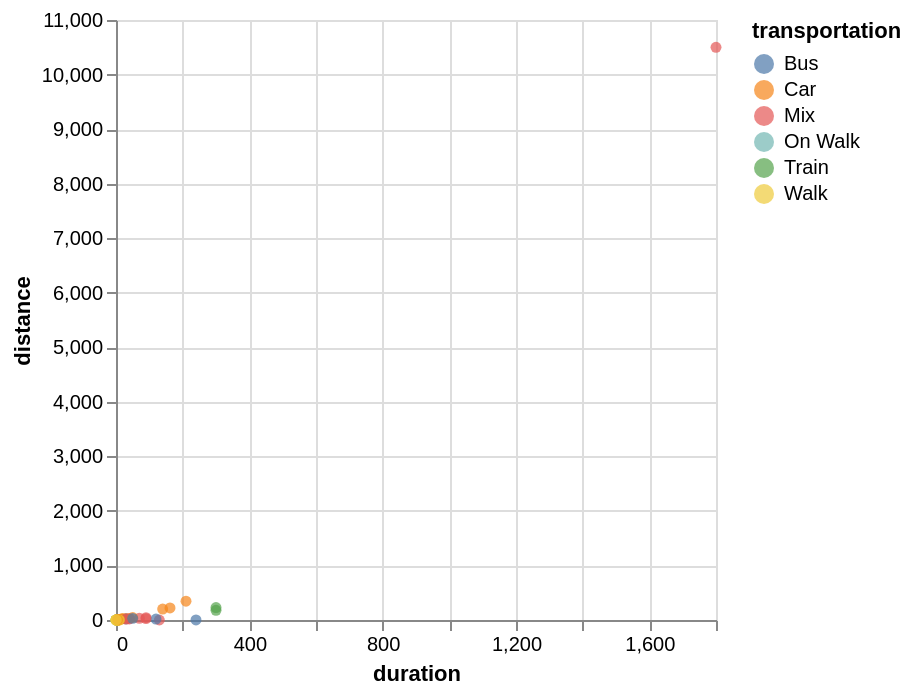

Notebook cell for this chart:
### Markdown cell above
🚀 Exercise: create a scatterplot to correlate distance and duration with Altair. Use color to encode the means of transportation!

### Code cell
chart = alt.Chart(df).mark_circle().encode(
    x="duration",
    y="distance",
    color="transportation:N"
)
chart

### Figure 1 — Vega-Lite specification as saved in the notebook (floating-point values rounded to 4 significant figures)
{"config": {"view": {"continuousWidth": 300, "continuousHeight": 300}}, "data": {"name": "data-f38aaf938d19dd21e0a8a4f8943970e0"}, "mark": {"type": "circle"}, "encoding": {"color": {"field": "transportation", "type": "nominal"}, "x": {"field": "duration", "type": "quantitative"}, "y": {"field": "distance", "type": "quantitative"}}, "$schema": "https://vega.github.io/schema/vega-lite/v6.4.1.json", "datasets": {"data-f38aaf938d19dd21e0a8a4f8943970e0": [{"age": 20, "distance": 11.0, "transportation": "Car", "duration": 11.0, "creative skills": "4", "languages": "German; English; Romanian; Italian", "hobbies": "Drawing", "distance_cat": "medium", "Creativity": "good", "speed": 60.0}, {"age": 21, "distance": 200.0, "transportation": "Car", "duration": 140.0, "creative skills": "3", "languages": "German; English; Polish", "hobbies": "work out", "distance_cat": "far far away", "Creativity": "medium", "speed": 85.71}, {"age": 23, "distance": 30.0, "transportation": "Mix", "duration": 40.0, "creative skills": "4", "languages": "German; English; vietnamese", "hobbies": "crochet; gaming; sewing; reading; doom scrolling", "distance_cat": "far", "Creativity": "good", "speed": 45.0}, {"age": 19, "distance": 178.0, "transportation": "Train", "duration": 300.0, "creative skills": "4", "languages": "Deutsch; Englisch; Spanisch", "hobbies": "Geschichte lernen", "distance_cat": "far far away", "Creativity": "good", "speed": 35.6}, {"age": 19, "distance": 0.0, "transportation": "Mix", "duration": 130.0, "creative skills": "4", "languages": "German; Italian; English", "hobbies": "listening to music", "distance_cat": "near", "Creativity": "good", "speed": 0.0}, {"age": 20, "distance": 0.3, "transportation": "Walk", "duration": 1.0, "creative skills": "4", "languages": "German;English", "hobbies": "video games", "distance_cat": "near", "Creativity": "good", "speed": 18.0}, {"age": 18, "distance": 30.0, "transportation": "Car", "duration": 30.0, "creative skills": "4", "languages": "Deutsch; Englisch", "hobbies": "Lesen", "distance_cat": "far", "Creativity": "good", "speed": 60.0}, {"age": 19, "distance": 10500.0, "transportation": "Mix", "duration": 1800.0, "creative skills": "2", "languages": "Spanish; German; English", "hobbies": "sleeping; watching series", "distance_cat": "far far away", "Creativity": "some", "speed": 350.0}, {"age": 20, "distance": 0.55, "transportation": "Mix", "duration": 7.0, "creative skills": "4", "languages": "German; English; Programming Languages", "hobbies": "Dancing", "distance_cat": "near", "Creativity": "good", "speed": 4.714}, {"age": 20, "distance": 345.0, "transportation": "Car", "duration": 210.0, "creative skills": "2", "languages": "German; English", "hobbies": "Dancing", "distance_cat": "far far away", "Creativity": "some", "speed": 98.57}, {"age": 33, "distance": 221.0, "transportation": "Car", "duration": 162.0, "creative skills": "4", "languages": "German; English; Japanese", "hobbies": "Beeing Creative!", "distance_cat": "far far away", "Creativity": "good", "speed": 81.85}, {"age": 21, "distance": 0.0, "transportation": "Walk", "duration": 0.0, "creative skills": "4", "languages": "English; German; Romanian; Klingon", "hobbies": "Spaceships", "distance_cat": "near", "Creativity": "good", "speed": null}, {"age": 20, "distance": 1.0, "transportation": "Walk", "duration": 10.0, "creative skills": "4", "languages": "German;English", "hobbies": "cooking", "distance_cat": "near", "Creativity": "good", "speed": 6.0}, {"age": 21, "distance": 1.0, "transportation": "Walk", "duration": 5.0, "creative skills": "4", "languages": "latin; English; German", "hobbies": "uni work", "distance_cat": "near", "Creativity": "good", "speed": 12.0}, {"age": 23, "distance": 0.0, "transportation": "Walk", "duration": 2.0, "creative skills": "4", "languages": "English, Polish, Spanish", "hobbies": "swimming ", "distance_cat": "near", "Creativity": "good", "speed": 0.0}, {"age": 22, "distance": 0.2, "transportation": "Walk", "duration": 5.0, "creative skills": "2", "languages": "Arabic, English", "hobbies": "Playing volleyball ", "distance_cat": "near", "Creativity": "some", "speed": 2.4}, {"age": 20, "distance": 1.0, "transportation": "Walk", "duration": 3.0, "creative skills": "1", "languages": "German, English", "hobbies": "Reading ", "distance_cat": "near", "Creativity": "not really", "speed": 20.0}, {"age": 19, "distance": 0.0, "transportation": "Walk", "duration": 2.0, "creative skills": "3", "languages": "Russian, Uzbek, German, Turkish, English", "hobbies": "Sleeping", "distance_cat": "near", "Creativity": "medium", "speed": 0.0}, {"age": 21, "distance": 0.0, "transportation": "Walk", "duration": 1.0, "creative skills": "5", "languages": "English, Farzi, Russian", "hobbies": "Swimming ", "distance_cat": "near", "Creativity": "very good", "speed": 0.0}, {"age": 20, "distance": 25.0, "transportation": "Car", "duration": 18.0, "creative skills": "3", "languages": "English, German, Hungarian", "hobbies": "Video games", "distance_cat": "far", "Creativity": "medium", "speed": 83.33}, {"age": 19, "distance": 0.0, "transportation": "Walk", "duration": 3.0, "creative skills": "3", "languages": "English, Romanian, Russian", "hobbies": "Driving car", "distance_cat": "near", "Creativity": "medium", "speed": 0.0}, {"age": 17, "distance": 0.0, "transportation": "Walk", "duration": 2.0, "creative skills": "5", "languages": "English, Russian, Latvian b2, German a2-b1", "hobbies": "Drawing, cosplay, crocheting, coming up with stories, walking, listening to my favourite podcast", "distance_cat": "near", "Creativity": "very good", "speed": 0.0}, {"age": 20, "distance": 1.0, "transportation": "Walk", "duration": 4.0, "creative skills": "4", "languages": "German, English", "hobbies": "Gym, Volleyball, Gaming", "distance_cat": "near", "Creativity": "good", "speed": 15.0}, {"age": 21, "distance": 0.35, "transportation": "Walk", "duration": 3.0, "creative skills": "2", "languages": "German, English", "hobbies": "reading", "distance_cat": "near", "Creativity": "some", "speed": 7.0}, {"age": 20, "distance": 0.2, "transportation": "Bus", "duration": 240.0, "creative skills": "1", "languages": "German, English", "hobbies": "horse riding, riding motorbike, gaming, sleeping", "distance_cat": "near", "Creativity": "not really", "speed": 0.05}, {"age": 20, "distance": 0.01, "transportation": "Walk", "duration": 0.3, "creative skills": "3", "languages": "Albanian , English, German", "hobbies": "Basketball ", "distance_cat": "near", "Creativity": "medium", "speed": 2.0}, {"age": 19, "distance": 1.0, "transportation": "Walk", "duration": 5.0, "creative skills": "3", "languages": "German, English", "hobbies": "Reading", "distance_cat": "near", "Creativity": "medium", "speed": 12.0}, {"age": 19, "distance": 0.1, "transportation": "Walk", "duration": 0.5, "creative skills": "4", "languages": "Russian, Finnish, English, German", "hobbies": "Ice skating ", "distance_cat": "near", "Creativity": "good", "speed": 12.0}, {"age": 21, "distance": 42.0, "transportation": "Mix", "duration": 90.0, "creative skills": "5", "languages": "German, English, turkish, Spanish", "hobbies": "Playing Video Games", "distance_cat": "far", "Creativity": "very good", "speed": 28.0}, {"age": 22, "distance": 0.0, "transportation": "Walk", "duration": 1.0, "creative skills": "2", "languages": "German, English", "hobbies": "Cooking ", "distance_cat": "near", "Creativity": "some", "speed": 0.0}, {"age": 20, "distance": 1.0, "transportation": "Walk", "duration": 10.0, "creative skills": "1", "languages": "German, English", "hobbies": "Programming, Gaming, Running", "distance_cat": "near", "Creativity": "not really", "speed": 6.0}, {"age": 23, "distance": 20.0, "transportation": "Bus", "duration": 30.0, "creative skills": "5", "languages": "German, English, Spanish", "hobbies": "Skiing ⛷️ ", "distance_cat": "medium", "Creativity": "very good", "speed": 40.0}, {"age": 19, "distance": 0.0, "transportation": "Walk", "duration": 2.0, "creative skills": "5", "languages": "German, English, Spanish, Italian", "hobbies": "Reading", "distance_cat": "near", "Creativity": "very good", "speed": 0.0}, {"age": 18, "distance": 23.0, "transportation": "Car", "duration": 20.0, "creative skills": "2", "languages": "English, Latin, German", "hobbies": "Gaming", "distance_cat": "far", "Creativity": "some", "speed": 69.0}, {"age": 20, "distance": 0.3, "transportation": "Car", "duration": 4.0, "creative skills": "5", "languages": "German, English", "hobbies": "gaming, anime", "distance_cat": "near", "Creativity": "very good", "speed": 4.5}, {"age": 19, "distance": 229.0, "transportation": "Train", "duration": 300.0, "creative skills": "3", "languages": "German, English, French, Tagalog, Russian", "hobbies": "Chess", "distance_cat": "far far away", "Creativity": "medium", "speed": 45.8}, {"age": 33, "distance": 17.0, "transportation": "Bus", "duration": 120.0, "creative skills": "3", "languages": "Urdu, Punjabi, Hindi, Arabic, English, Kashmiri", "hobbies": "Listen Music ", "distance_cat": "medium", "Creativity": "medium", "speed": 8.5}, {"age": 28, "distance": 17.0, "transportation": "Mix", "duration": 30.0, "creative skills": "3", "languages": "English, Hausa, pidgin English,", "hobbies": "football, watching football, movies and playing football", "distance_cat": "medium", "Creativity": "medium", "speed": 34.0}, {"age": 21, "distance": 25.0, "transportation": "Mix", "duration": 90.0, "creative skills": "3", "languages": "Kurdish, Persian, English", "hobbies": "Reading", "distance_cat": "far", "Creativity": "medium", "speed": 16.67}, {"age": 18, "distance": 20.0, "transportation": "Mix", "duration": 40.0, "creative skills": "4", "languages": "German, English, Sinhala", "hobbies": "Photography", "distance_cat": "medium", "Creativity": "good", "speed": 30.0}, {"age": 19, "distance": 0.0, "transportation": "Walk", "duration": 2.0, "creative skills": "4", "languages": "Hungarian, English, German", "hobbies": "cycling", "distance_cat": "near", "Creativity": "good", "speed": 0.0}, {"age": 24, "distance": 2.0, "transportation": "Bus", "duration": 6.0, "creative skills": "4", "languages": "English, Hindi, German", "hobbies": "Video Games", "distance_cat": "near", "Creativity": "good", "speed": 20.0}, {"age": 19, "distance": 0.0, "transportation": "Walk", "duration": 2.0, "creative skills": "3", "languages": "English, German", "hobbies": "Volleyball", "distance_cat": "near", "Creativity": "medium", "speed": 0.0}, {"age": 19, "distance": 0.0, "transportation": "On Walk", "duration": 0.0, "creative skills": "3", "languages": "English, Lithuanian, Russian, German", "hobbies": "Reading", "distance_cat": "near", "Creativity": "medium", "speed": null}, {"age": 23, "distance": 31.1, "transportation": "Mix", "duration": 70.0, "creative skills": "3", "languages": "English, German, Yoruba, French", "hobbies": "Baking", "distance_cat": "far", "Creativity": "medium", "speed": 26.66}, {"age": 20, "distance": 0.0, "transportation": "Walk", "duration": 1.0, "creative skills": "2", "languages": "German, English, bit of Spanish", "hobbies": "Skiing", "distance_cat": "near", "Creativity": "some", "speed": 0.0}, {"age": 18, "distance": 0.2, "transportation": "Walk", "duration": 0.0, "creative skills": "2", "languages": "German, English, Spanish, Catalan", "hobbies": "Traveling", "distance_cat": "near", "Creativity": "some", "speed": null}, {"age": 20, "distance": 3.0, "transportation": "Car", "duration": 3.0, "creative skills": "3", "languages": "German, English", "hobbies": "Darts", "distance_cat": "near", "Creativity": "medium", "speed": 60.0}, {"age": 20, "distance": 4.0, "transportation": "Car", "duration": 5.0, "creative skills": "3", "languages": "German, English", "hobbies": "reading", "distance_cat": "near", "Creativity": "medium", "speed": 48.0}, {"age": 21, "distance": 4.0, "transportation": "Car", "duration": 5.0, "creative skills": "2", "languages": "German, English", "hobbies": "gym", "distance_cat": "near", "Creativity": "some", "speed": 48.0}, {"age": 19, "distance": 0.0, "transportation": "Walk", "duration": 1.0, "creative skills": "5", "languages": "English, Hindi, Urdu, Bengali", "hobbies": "Vibecoding stuff", "distance_cat": "near", "Creativity": "very good", "speed": 0.0}, {"age": 18, "distance": 1.0, "transportation": "Walk", "duration": 5.0, "creative skills": "3", "languages": "English, georgian", "hobbies": "reading", "distance_cat": "near", "Creativity": "medium", "speed": 12.0}, {"age": 20, "distance": 0.2, "transportation": "Walk", "duration": 4.0, "creative skills": "3", "languages": "English", "hobbies": "Table Tennis", "distance_cat": "near", "Creativity": "medium", "speed": 3.0}, {"age": 21, "distance": 0.1, "transportation": "Walk", "duration": 3.0, "creative skills": "4", "languages": "English, Turkish", "hobbies": "Photography", "distance_cat": "near", "Creativity": "good", "speed": 2.0}, {"age": 22, "distance": 45.0, "transportation": "Car", "duration": 50.0, "creative skills": "4", "languages": "English,German,Arabic", "hobbies": "Swimming,Biking,Bouldering,Dancing", "distance_cat": "far", "Creativity": "good", "speed": 54.0}, {"age": 20, "distance": 7.0, "transportation": "Car", "duration": 10.0, "creative skills": "3", "languages": "German, English", "hobbies": "Art", "distance_cat": "near", "Creativity": "medium", "speed": 42.0}, {"age": 19, "distance": 0.05, "transportation": "On Walk", "duration": 1.0, "creative skills": "5", "languages": "Serbian, English, Croatian, Bosnian, Montenegro, Macedonian", "hobbies": "Gaming", "distance_cat": "near", "Creativity": "very good", "speed": 3.0}, {"age": 21, "distance": 0.1, "transportation": "Walk", "duration": 5.0, "creative skills": "3", "languages": "English, Bulgarian, German", "hobbies": "Movies", "distance_cat": "near", "Creativity": "medium", "speed": 1.2}, {"age": 18, "distance": 0.0, "transportation": "Walk", "duration": 0.0, "creative skills": "5", "languages": "Englishfluent, Hindimother tongue, Germanlearning B1 level", "hobbies": "Football, Reading", "distance_cat": "near", "Creativity": "very good", "speed": null}, {"age": 24, "distance": 0.0, "transportation": "Walk", "duration": 0.0, "creative skills": "4", "languages": "Russian,English,Turkish,Azerbaijani,German", "hobbies": "Reading Manga", "distance_cat": "near", "Creativity": "good", "speed": null}, {"age": 20, "distance": 0.4, "transportation": "Walk", "duration": 10.0, "creative skills": "3", "languages": "German, English", "hobbies": "volleyball", "distance_cat": "near", "Creativity": "medium", "speed": 2.4}, {"age": 20, "distance": 30.0, "transportation": "Bus", "duration": 50.0, "creative skills": "4", "languages": "Englisch,  Spanish", "hobbies": "Videogames", "distance_cat": "far", "Creativity": "good", "speed": 36.0}, {"age": 20, "distance": 0.1, "transportation": "Walk", "duration": 5.0, "creative skills": "4", "languages": "Albanian, English", "hobbies": "playing the violin", "distance_cat": "near", "Creativity": "good", "speed": 1.2}, {"age": 19, "distance": 0.01, "transportation": "Walk", "duration": 3.0, "creative skills": "4", "languages": "Serbian, English, a little German", "hobbies": "painting", "distance_cat": "near", "Creativity": "good", "speed": 0.2}, {"age": 21, "distance": 3.0, "transportation": "Car", "duration": 5.0, "creative skills": "3", "languages": "German,English", "hobbies": "working out", "distance_cat": "near", "Creativity": "medium", "speed": 36.0}, {"age": 19, "distance": 0.05, "transportation": "Walk", "duration": 1.0, "creative skills": "4", "languages": "Serbian, Croatian, Bosnian, Montenegrin, English and a little bit of German", "hobbies": "football", "distance_cat": "near", "Creativity": "good", "speed": 3.0}]}}
